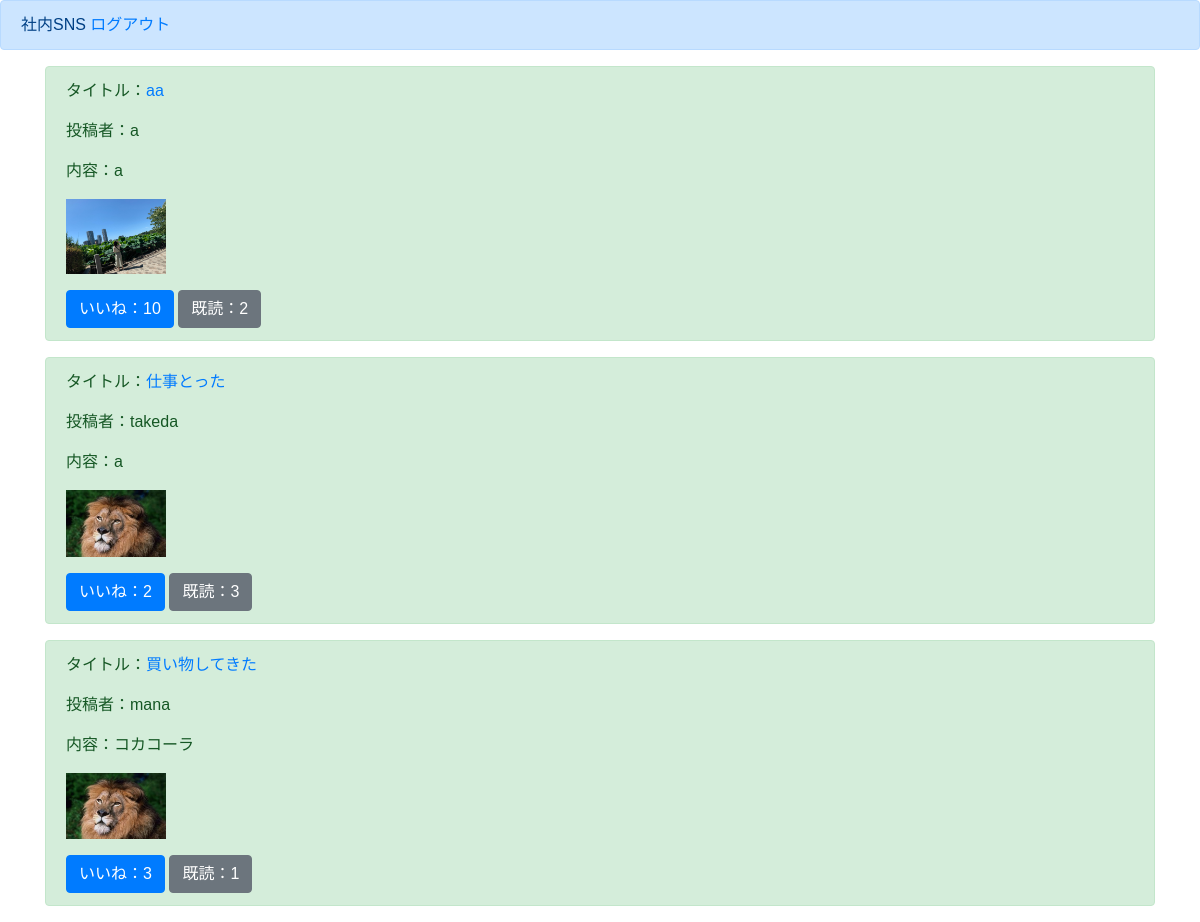
The app's page /list/ (signed in) with its own data.
### boardapp/models.py (models this page shows, shortened)
class BoardModel(models.Model):
    title = models.CharField(max_length=100)
    content = models.TextField()
    author = models.CharField(max_length=100)
    images = models.ImageField(upload_to='')
    good = models.IntegerField(null=True, blank=True, default=0)
    goodtext = models.CharField(max_length=200, null=True, blank=True, default='a')
    read = models.IntegerField(null=True, blank=True, default=0)
    readtext = models.CharField(max_length=200, null=True, blank=True, default='a')

### boardapp/views.py (the view)
# urls.py: path('list/', listfunc, name='list'),
@login_required
def listfunc(request):
    object_list = BoardModel.objects.all()
    return render(request, 'list.html', {'object_list': object_list})

### templates/list.html
{% extends 'base.html' %}
{% load static %}
{% block customcss %}
<link rel='stylesheet' type='text/css' href="{% static 'all.css' %}">
{% endblock customcss %}
{% block header %}
<div class="alert alert-primary" role="alert">
    社内SNS
    <a href="{% url 'logout' %}">ログアウト</a>
</div>
{% endblock header %}
{% block content %}
<div class='container'>
    {% for item in object_list %}
    <div class="alert alert-success" role="alert">
        <p>タイトル：<a href="{% url 'detail' item.pk %}">{{item.title}}</a></p>
        <p>投稿者：{{item.author}}</p>
        <p>内容：{{item.content}}</p>
        <p><img src="{{ item.images.url }}" width=100></p>
        {% if user.username in item.goodtext %}
            <a href="{% url 'good' item.pk %}" class="btn btn-primary" role="button" aria-pressed="true">いいね：{{item.good}}</a>
        {% else %}
            <a href="{% url 'good' item.pk %}" class="btn btn-light" role="button" aria-pressed="true">いいね：{{item.good}}</a>
        {% endif %}
        {% if user.username in item.readtext %}
            <a href="{% url 'read' item.pk %}" class="btn btn-secondary" role="button" aria-pressed="true">既読：{{item.read}}</a>
        {% else %}
            <a href="{% url 'read' item.pk %}" class="btn btn-light" role="button" aria-pressed="true">既読：{{item.read}}</a>
        {% endif %}
    </div>
    {% endfor %}
</div>
{% endblock content %}

### templates/base.html (shortened to what this page needs)
<!doctype html>
<html lang="ja">
  <head>
    <link rel="stylesheet" href="https://stackpath.bootstrapcdn.com/bootstrap/4.5.0/css/bootstrap.min.css">
    {% block customcss %}
    {% endblock customcss %}
  </head>
  <body>
      {% block header %}
      {% endblock header %}
      {% block content %}
      {% endblock content %}
  </body>
</html>

### static/all.css (style rules this page uses)
body { font-family: 'Noto Sans JP', sans-serif; }

### records on screen
BoardModel: title "aa", author "a", content "a", images (picture), good "10", read "2"
BoardModel: title "仕事とった", author "takeda", content "a", images (picture), good "2", read "3"
BoardModel: title "買い物してきた", author "mana", content "コカコーラ", images (picture), good "3", read "1"
